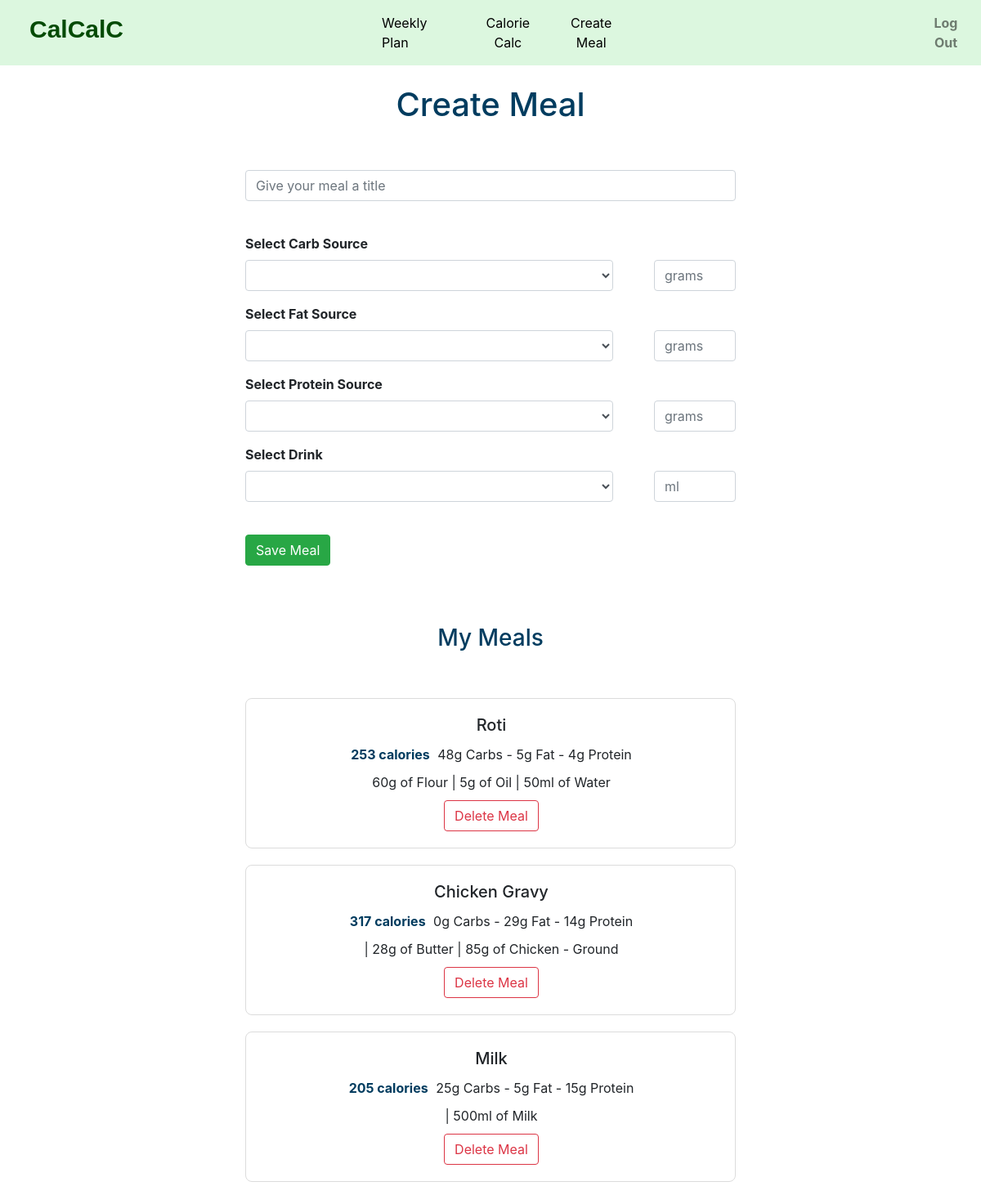
The app's page /singlemeal (signed in) with its own data.
### mealplanmaker/models.py (models this page shows)
class Meals(models.Model):
	name = models.TextField(max_length=50)
	totalfat = models.PositiveIntegerField(default=0)
	totalcarb = models.PositiveIntegerField(default=0)
	totalprotein = models.PositiveIntegerField(default=0)
	calories = models.PositiveIntegerField(default=0)
	mealcreator = models.ForeignKey(User, on_delete=models.CASCADE)
	ingredients = models.TextField(max_length=400, default="")

### mealplanmaker/views.py (the view, shortened to what this page needs)
# urls.py: path("singlemeal", views.singlemeal, name="singlemeal"),
def singlemeal(request):
    if request.method == "GET":
        if request.user.is_authenticated:
            all_meals = Meals.objects.filter(mealcreator = request.user)
            no_user = False
        else:
            all_meals = None
            no_user = True
        context = {
            "all_meals": all_meals,
            "no_user": no_user
        }
        return render(request, "mealplanmaker/singlemeal.html", context)

### mealplanmaker/templates/mealplanmaker/singlemeal.html (shortened to what this page needs)
{% extends "mealplanmaker/layout.html" %}
{% block body %}
<br>
<h1 style="color: #003C5F; size: 15pt; text-align: center;">Create Meal</h1>
<br><br>
<div style="max-width: 600px; margin: auto;">
    {% if not user.is_authenticated %}
    <div class="alert alert-primary" role="alert" style="width: 600px;">
        <p style="font-size: large; text-align: center; margin-top: 15px;">
        Only users that are <a href="{% url 'login' %}" class="alert-link">Logged in</a> can create a meal.<br><br>
        If you do not have an account, you can <a href="{% url 'register' %}">Create one here.</a>
        </p>
    </div>
    {% else %}
    <form id="singlemealform" method="post" action="{% url 'singlemeal' %}">
        <div class="form-group">
            <input type="text" class="form-control" name="mealtitle" id="mealtitle" placeholder="Give your meal a title">
        </div>
        <br>
        <div class="form-group">
            <label for="carbsource" style="font-weight: bold;">Select Carb Source</label><br>
            <div class="form-inline">
                <select class="form-control" name="carbsource" id="carbsource" style="width: 450px;">
                    <option value="23"></option>
                    <option value="1">Bread</option>
                </select>
                <input type="text" class="form-control" name="carbgrams" id="carbgrams" placeholder="grams" style="margin-left: 50px; width: 100px;">
            </div>
        </div>
        <div class="form-group">
            <label for="fatsource" style="font-weight: bold;">Select Fat Source</label><br>
            <div class="form-inline">
                <select class="form-control" name="fatsource" id="fatsource" style="width: 450px;">
                    <option value="16"></option>
                    <option value="1">Almonds</option>
                </select>
                <input type="text" class="form-control" name="fatgrams" id="fatgrams" placeholder="grams" style="margin-left: 50px; width: 100px;">
            </div>
        </div>
        <div class="form-group">
            <label for="proteinsource" style="font-weight: bold;">Select Protein Source</label><br>
            <div class="form-inline">
                <select class="form-control" name="proteinsource" id="proteinsource" style="width: 450px;">
                    <option value="31"></option>
                    <option value="1">Chicken or Turkey - Breast</option>
                </select>
                <input type="text" class="form-control" name="proteingrams" id="proteingrams" placeholder="grams" style="margin-left: 50px; width: 100px;">
            </div>
        </div>
        <div class="form-group">
            <label for="drinksource" style="font-weight: bold;">Select Drink</label><br>
            <div class="form-inline">
                <select class="form-control" name="drinksource" id="drinksource" style="width: 450px;">
                    <option value="14"></option>
                    <option value="1">Water</option>
                </select>
                <input type="text" class="form-control" name="drinkmililiters" id="drinkmililiters" placeholder="ml" style="margin-left: 50px; width: 100px;">
            </div>
        </div>
        <br>
        <button type="submit" class="btn btn-success">Save Meal</button>
    </form>
    {% endif %}
    <br><br><br>
    <h3 style="color: #003C5F; size: 15pt; text-align: center;">My Meals</h3>
    <br><br>
    {% if all_meals %}
        {% for meal in all_meals %}
        <div class="card" style="width: 600px; margin-bottom: 20px; border-radius: 8px; border-color: gainsboro; text-align: center;">
            <div class="card-body" style="width: 600px;">
                <div>
                    <h5 class="card-title">{{meal.name}}</h5>
                </div>
                <div style="display: inline;">
                    <span style="color: #003C5F; font-weight: bolder; margin-right: 5px;">{{meal.calories}} calories</span>
                    <span>{{meal.totalcarb}}g Carbs -</span>
                    <span>{{meal.totalfat}}g Fat - </span>
                    <span>{{meal.totalprotein}}g Protein</span>
                </div>
                <div style="margin-top: 10px;">
                <p class="card-text" >{{meal.ingredients}}</p>
                </div>
                <form method="post" action="{% url 'deletemeal' %}">
                    <button type="submit" class="btn btn-outline-danger" style="margin-top: 10px;">Delete Meal</button>
                </form>
            </div>
        </div>
        {% endfor %}
    {% else %}
    <div class="card" style="width:  600px; margin-bottom: 20px; border-radius: 8px; border-color: gainsboro;">
        <div class="card-body">
            <p class="card-text" style="font-size:large;">You do not have any saved meals currently.</p>
        </div>
    </div>
    {% endif %}
</div>
<br><br><br>
{% endblock %}

### mealplanmaker/templates/mealplanmaker/layout.html (shortened to what this page needs)
{% load static %}
<!DOCTYPE html>
<html lang="en">
    <head>
        <link rel="stylesheet" href="https://stackpath.bootstrapcdn.com/bootstrap/4.4.1/css/bootstrap.min.css">
    </head>
    <body style="max-width: 100%; overflow-x: hidden;">
        <nav class="navbar navbar-expand-lg navbar-light" style="background-color: #dcf7df;">
            <h3><a class="navbar-brand" href="{% url 'tdee' %}" style="font-weight: 900;font-family: Arial, Helvetica, sans-serif; color:#034a04;font-size: 30px;margin-right: 300px;margin-left:20px;">CalCalC</a></h3>
            <a class="nav-link" href="{% url 'index' %}" style="color: black;">Weekly Plan</a>
            <div style="text-align: center; margin: 0; padding: 0;">
              <ul class="navbar-nav mr-auto">
                <li class="nav-item">
                  <a class="nav-link" href="{% url 'tdee' %}" style="color: black;">Calorie Calc </a>
                </li>
                <li class="nav-item">
                    <a class="nav-link" href="{% url 'singlemeal' %}" style="color: black;">Create Meal</a>
                </li>
                <li class="nav-item">
                    <a class="nav-link" href="{% url 'weekly' %}" style="color: black;"></a>
                </li>
                {% if user.is_authenticated %}
                    <li class="nav-item">
                        <a class="nav-link" href="{% url 'logout' %}" style="font-weight: bold;margin-left: 340px;">Log Out</a>
                    </li>
                {% endif %}
              </ul>
            </div>
          </nav>
        <div class="body">
            <div class="container" style="margin: auto;">
                <div style="margin: auto; max-width: 600px;">
                    {% block body %}
                    {% endblock %}
                </div>
            </div>
        </div>

### records on screen
Meals: name "Roti", calories "253", totalcarb "48", totalfat "5", totalprotein "4", ingredients "60g of Flour | 5g of Oil | 50ml of Water"
Meals: name "Chicken Gravy", calories "317", totalcarb "0", totalfat "29", totalprotein "14", ingredients "| 28g of Butter | 85g of Chicken - Ground"
Meals: name "Milk", calories "205", totalcarb "25", totalfat "5", totalprotein "15", ingredients "| 500ml of Milk"
